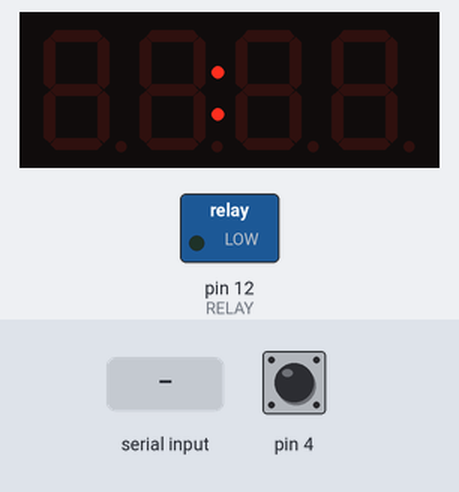
Bench run of a program on a simulated Arduino Nano, built with avr-gcc and run on an emulated ATmega328P. On the bench: 4-digit seven-segment display, switched loads named in the program (green lamp = pin HIGH). The test bench sets the inputs (shaded band); at power-on: pin 4 HIGH. The local clock reads 2024-03-15 10:24:30 at power-on unless the program sets it.

Above: at 1.2 s.
1.3 s: pin 4 pulled LOW for 0.15 s
At 2.6 s:
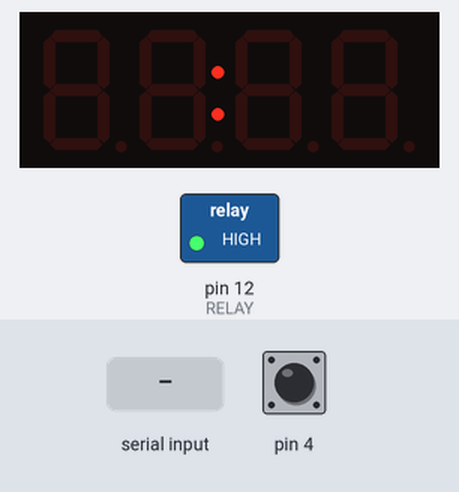
2.9 s: "90,45\n" received over Serial
At 5.2 s:
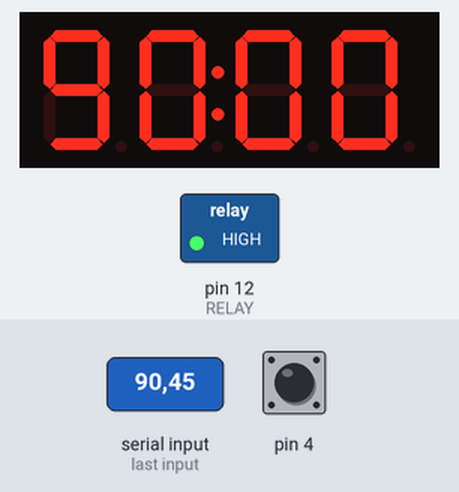
5.5 s: "30,150\n" received over Serial
Timing chart, 0 to 8.5 s (numbered marks = the images above; inputs shaded):
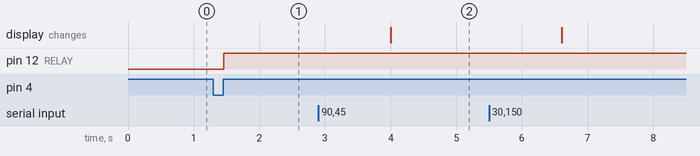

The program:

main.cpp
```cpp
#include <Arduino.h>
#include "RTClib.h"
#include "GyverTM1637.h"
#include "GyverTimer.h"
#include "GyverButton.h"

// LCD display pins
#define CLK 2
#define DIO 3

// button for the manual control
#define BUTTON 4

// relay to control external power
#define RELAY 12

// real time clock to keep traking time after reboot
RTC_DS3231 rtc;

// TM1637 LCD
GyverTM1637 disp(CLK, DIO);

// button for manual control
GButton button(BUTTON);

// timers to optimise the monitoring
GTimer_ms check_serial_input(200);
GTimer_ms check_alarm_time(1000);
GTimer_ms check_alarm_state(10);

// state management variables
int8_t alarm_hrs, alarm_mins;
boolean is_alarm;
boolean is_mode_manual_on;

// initializes and sets the initial values
void setup(){
	Serial.begin(9600);
	pinMode(RELAY, OUTPUT);
	digitalWrite(RELAY, LOW);

	rtc.begin();
	// re-sync the RTC on start
	if (rtc.lostPower()) {
		rtc.adjust(DateTime(F(__DATE__), F(__TIME__)));
	}

	disp.clear();
	disp.brightness(7);
	disp.point(1);
}

// loops consecutively
void loop(){
	alert_setup_handler();
	button_monitor_state();
	// don't use alarm for manual mode (when turned on the light)
	if (!is_mode_manual_on) {
		alert_trigger_handler();
	}
	alert_state_monitor();
}

// checks serial, read alarm time and display it on the LCD screen
void alert_setup_handler() {
	if (check_serial_input.isReady()) {
		if (Serial.available()) {
			String time = Serial.readString();
			alarm_hrs = time.substring(0,2).toInt();
			alarm_mins = time.substring(2,4).toInt();
			disp.displayClock(alarm_hrs, alarm_mins);
			digitalWrite(RELAY, LOW);
		}
	}
}

// defined the state of alarm based on the time range
void alert_trigger_handler(){
	if (check_alarm_time.isReady()) {
		DateTime now = rtc.now();
		is_alarm = alarm_hrs==now.hour() && alarm_mins==now.minute();
	}
}

// switch the mode once the button click detected
void button_monitor_state(){
	button.tick();
	if (button.isClick()) {
		is_mode_manual_on = !is_mode_manual_on;
		is_alarm = !is_alarm;
	}
}

// switch the mode once the alarm is triggered
void alert_state_monitor() {
	if (check_alarm_state.isReady()) {
		digitalWrite(RELAY, is_alarm ? HIGH : LOW);
	}
}
```

Measured:
- after the input at 1.3 s, pin 12 (RELAY): LOW → HIGH after 0.16 s
- after the input at 2.9 s, the display: changes after 1.1 s (image 2)
